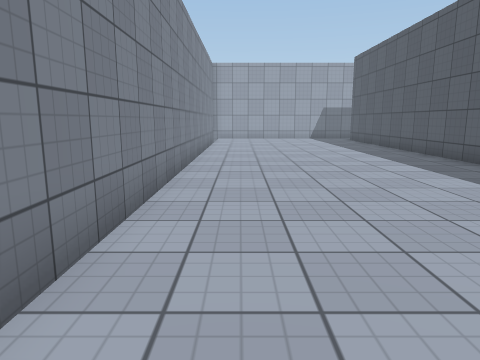
[1] (above)

16 first-person views from a walk through a Unity game level. The camera is 1.2 m above the floor, tilts 10° down and sees 70° across. The floor is counted in squares, 1 m on a side. Each view is taken from the middle of a square. On the plan, view 1 faces up. The plan holds only what a view shows up to about 14 squares ahead; the rest is blank. The place goes on beyond the plan. The player character is not drawn. Some animated figures are not drawn. Some surface patterns are stand-ins.

[2]
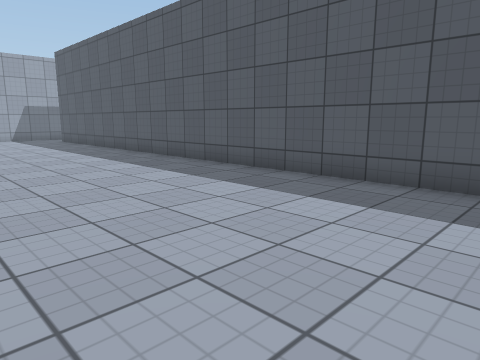

[3]
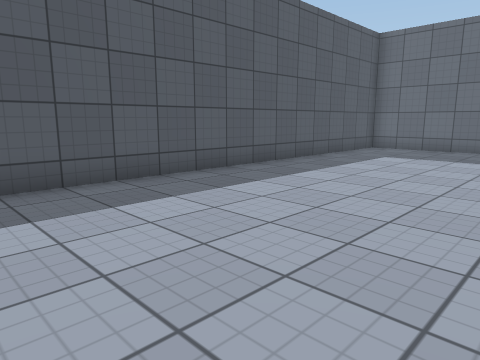

[4]
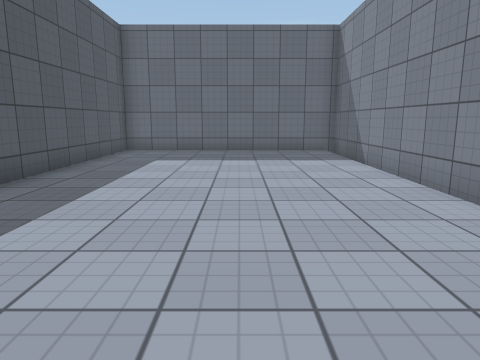

[5]
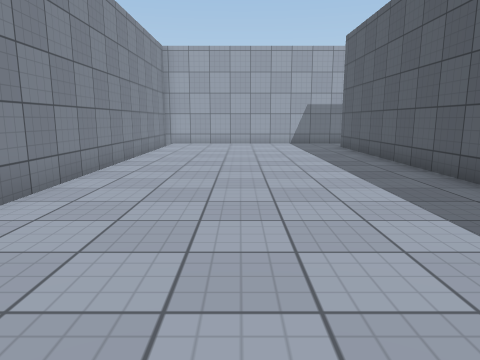

[6]
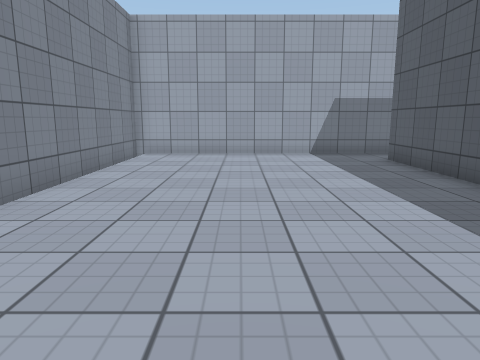

[7]
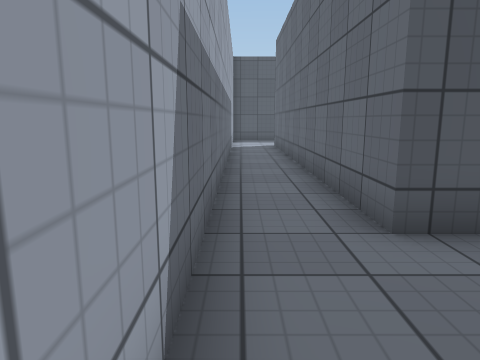

[8]
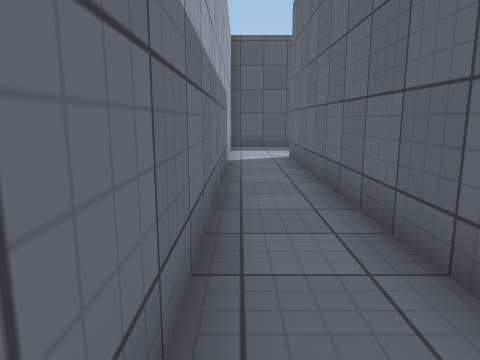

[9]
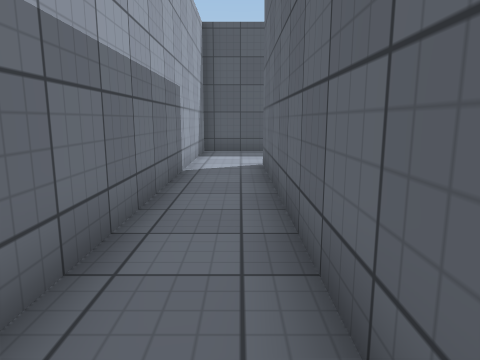

[10]
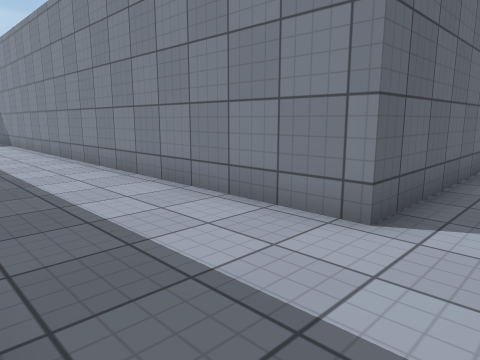

[11]
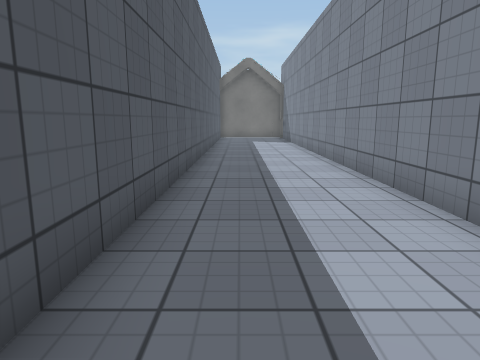

[12]
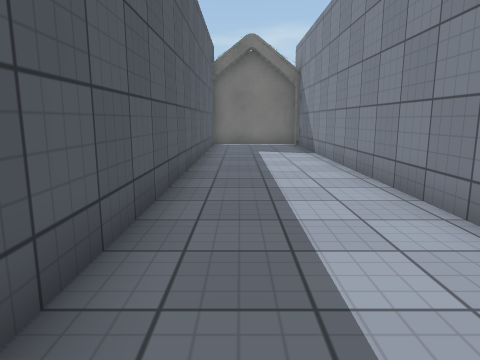

[13]
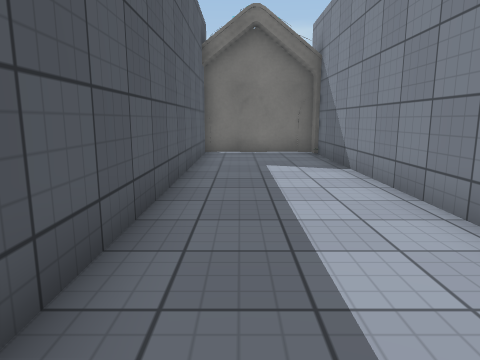

[14]
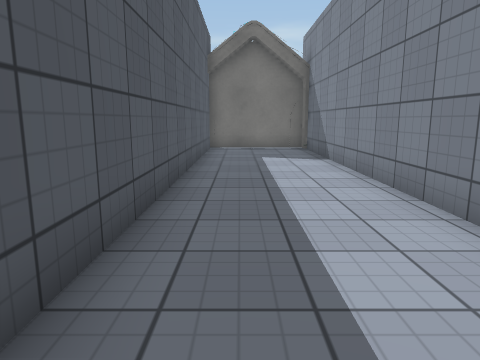

[15]
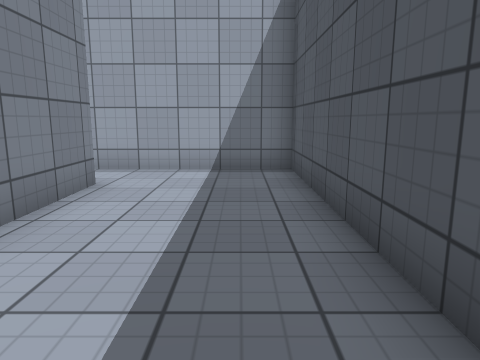

[16]
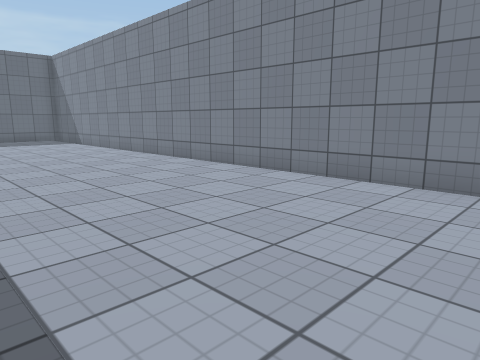

### Floor plan
Points are (right, up) in squares from view 1. A wall is a line through its corners. A room is listed if a view was taken in it or the views show most of it. See-through windows are left out.
Room 1 (views 1, 2, 3, 4, 5, 6, 7, 8, 9, 16)
walls: (20.6, 22.4) (-1.7, 22.4) (-1.7, -9.6) (6.5, -9.6) (6.5, 20.4) (19.3, 20.4)
ways out: opening at (19.5, 21.5) to room 2
Room 2 (views 10, 11, 12, 13, 14, 15)
walls: (23.3, -0.5) (23.3, 22.4) (20.6, 22.4); (19.3, 20.4) (19.3, -0.1)
ways out: opening at (19.5, 21.5) to room 1
objects: other object (20, -1) to (22, -1)

Positions as (right, up) in squares from view 1, and headings:
1: (0, 0), facing up
2: (0, 0), facing up-right
3: (0, 5), facing down-right
4: (2, 4), facing down
5: (2, 5), facing up
6: (2, 10), facing up
7: (3, 22), facing right
8: (8, 22), facing right
9: (10, 21), facing right
10: (23, 22), facing down-left
11: (22, 22), facing down
12: (22, 16), facing down
13: (22, 12), facing down
14: (22, 14), facing down
15: (22, 14), facing up
16: (5, 12), facing down-left
